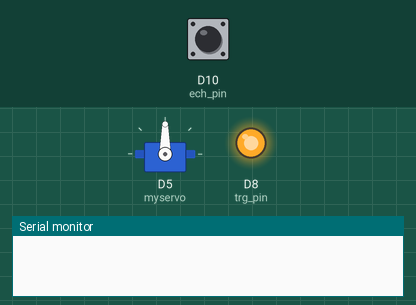
The program below on a simulated Arduino Uno R4 WiFi. Shown: servo, output pins drawn as LEDs (lit = HIGH), the last lines printed to the serial monitor. The test bench sets the inputs (shaded band); at power-on: D10 (ech_pin) LOW.

Above: at 0.1 s.
At 1.2 s:
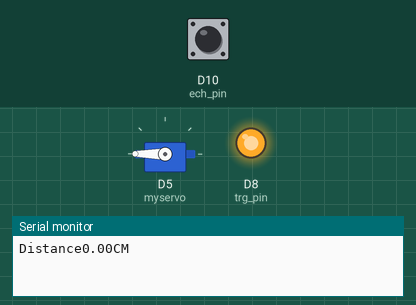
1.3 s: D10 (ech_pin) pulsed HIGH 2 times (0.12 s each, 0.3 s apart)
At 2.5 s:
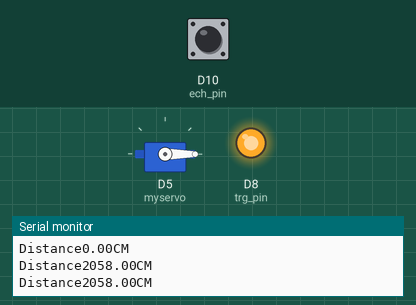
Timing chart, 0 to 4.3 s (numbered marks = the images above; inputs shaded):
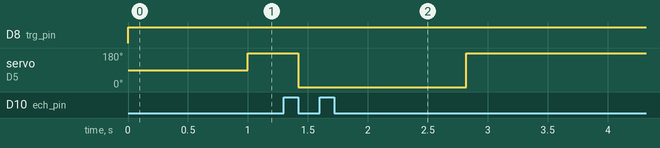

The program:

main.cpp
```cpp
/**
 * @file main.cpp
 * @brief MG995 Servo Motor Control with Ultrasonic Distance Sensor
 *
 * This program controls a MG995 servo motor based on distance measurements from
 * an HC-SR04 ultrasonic sensor. When the detected distance is 15 cm or less,
 * the servo rotates to 180 degrees. Otherwise, it rotates to 0 degrees.
 * Distance readings are continuously printed to the serial monitor.
 *
 * @author Alan C
 * @date 2026-02-18
 *
 * @details
 * Hardware Connections:
 * - Pin 8: Ultrasonic sensor trigger pin
 * - Pin 10: Ultrasonic sensor echo pin
 * - Pin 5: MG995 servo control pin
 * - Serial: 9600 baud for distance output
 */

#include <Arduino.h>
#include<Servo.h>

Servo myservo;

int trg_pin = 8;
int ech_pin = 10;

/**
 * @brief Initialize hardware pins and serial communication
 *
 * Sets up the pin modes for the ultrasonic sensor (trigger and echo),
 * attaches the servo motor to its control pin, and initializes serial
 * communication at 9600 baud for debugging and distance output.
 *
 * @return void
 */
void setup() {
    pinMode(trg_pin,OUTPUT);
    pinMode(ech_pin,INPUT);
    myservo.attach(5);
    Serial.begin(9600);
}

/**
 * @brief Main control loop for distance measurement and servo control
 *
 * Continuously measures the distance using the HC-SR04 ultrasonic sensor,
 * controls the MG995 servo motor based on the measured distance, and outputs
 * the distance reading to the serial monitor. The servo rotates to 180 degrees
 * if distance <= 15 cm, otherwise to 0 degrees.
 *
 * @details
 * The measurement cycle:
 * 1. Sends a 10 microsecond pulse to the trigger pin
 * 2. Measures the echo pulse duration from the echo pin
 * 3. Calculates distance in centimeters (duration * 0.0343 / 2)
 * 4. Adjusts servo position based on distance threshold
 * 5. Prints distance to serial monitor
 * 6. Waits 100ms before next cycle
 *
 * @return void
 */
void loop() {
    digitalWrite(trg_pin,HIGH);
    delayMicroseconds(2);
    digitalWrite(trg_pin,LOW);
    delayMicroseconds(10);
    digitalWrite(trg_pin,HIGH);
    long duration = pulseIn(ech_pin,HIGH);
    float distance = duration*(0.0343/2);
    if(distance<=15){
        myservo.write(180);

    }else{
        myservo.write(0);
    }
    Serial.print("Distance");
    Serial.print(distance);
    Serial.println("CM");
    delay(100);
}
```

Measured:
- after the input at 1.3 s, servo on D5 (myservo): 180° → 0° after 0.12 s, → 180° 1.4 s later
